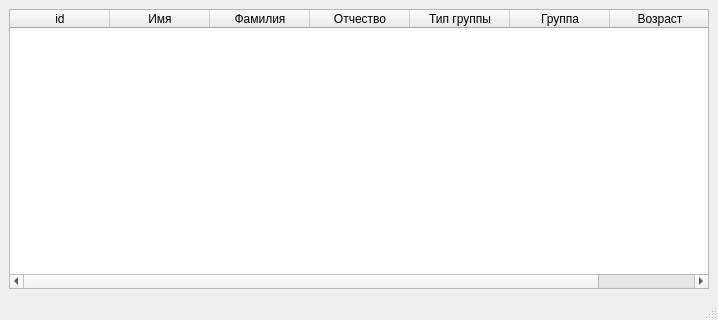
<?xml version="1.0" encoding="UTF-8"?>
<ui version="4.0">
 <class>MainWindow</class>
 <widget class="QMainWindow" name="MainWindow">
  <property name="geometry">
   <rect>
    <x>0</x>
    <y>0</y>
    <width>718</width>
    <height>320</height>
   </rect>
  </property>
  <property name="windowTitle">
   <string/>
  </property>
  <widget class="QWidget" name="centralwidget">
   <layout class="QHBoxLayout" name="horizontalLayout">
    <item>
     <widget class="QTableWidget" name="table">
      <column>
       <property name="text">
        <string>id</string>
       </property>
      </column>
      <column>
       <property name="text">
        <string>Имя</string>
       </property>
      </column>
      <column>
       <property name="text">
        <string>Фамилия</string>
       </property>
      </column>
      <column>
       <property name="text">
        <string>Отчество</string>
       </property>
      </column>
      <column>
       <property name="text">
        <string>Тип группы</string>
       </property>
      </column>
      <column>
       <property name="text">
        <string>Группа</string>
       </property>
      </column>
      <column>
       <property name="text">
        <string>Возраст</string>
       </property>
      </column>
     </widget>
    </item>
   </layout>
  </widget>
  <widget class="QStatusBar" name="statusbar"/>
 </widget>
 <resources/>
 <connections/>
</ui>
